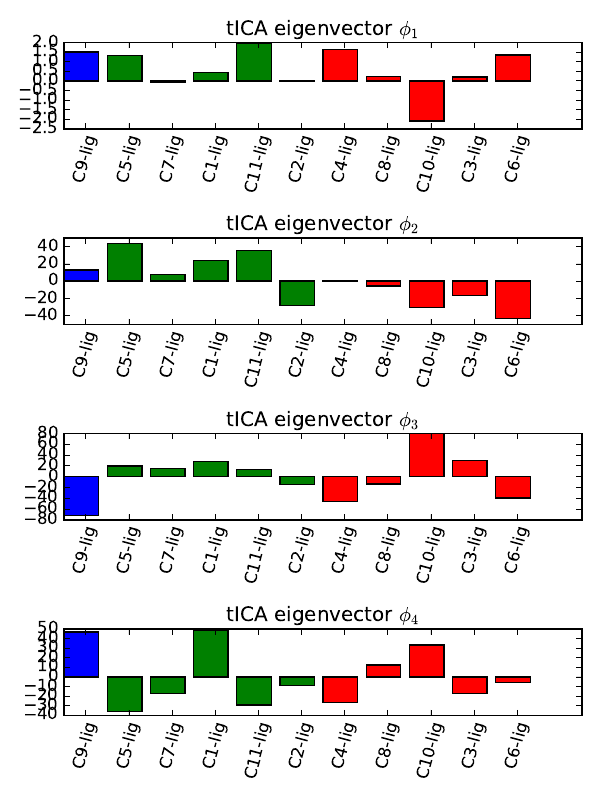

The script that saved this image:
import sys, os
import numpy as np
from matplotlib import pyplot as plt
a=np.load('tica_eigenvectors.npy')

"""   
** - 1DUM : C9 -- 1DUM : C12 values: -2.08338543124
1DUM : C5 -- 1DUM : C12 values: 1.96019445206
1DUM : C7 -- 1DUM : C12 values: 1.64539809473
1DUM : C1 -- 1DUM : C12 values: 1.49248560684
1DUM : C11 -- 1DUM : C12 values: 1.34631306619
1DUM : C2 -- 1DUM : C12 values: 1.31124034549
* 1DUM : C4 -- 1DUM : C12 values: 0.447154787449
* 1DUM : C8 -- 1DUM : C12 values: 0.214721168248
* 1DUM : C10 -- 1DUM : C12 values: 0.205772044765
* 1DUM : C3 -- 1DUM : C12 values: -0.0612740415702   
* 1DUM : C6 -- 1DUM : C12 values: 0.0217240269125

* = at the lip of the pocket
** = opposite the pocket entrance

"""

tick_labels = ('C9-lig', 'C5-lig', 'C7-lig', 'C1-lig', 'C11-lig', 'C2-lig',
               'C4-lig', 'C8-lig', 'C10-lig', 'C3-lig', 'C6-lig')

# Make bar plots of the eigenvectors color-coded
# by the type pocket atom

plt.figure( figsize=(6,8) )  # fig size in inches

for i in range(0,4):
    panel = i+1
    plt.subplot(4, 1, panel)
    plt.bar([0], a[0,i], label='opposite e', color='blue')
    plt.bar(range(1,6), a[1:6,i], label='backrow', color='g')
    plt.bar(range(6,11), a[6:11,i], label='lip', color='r')
    plt.xticks( np.arange(0.5, 11.5, 1.0), tick_labels, rotation=75)
    plt.title('tICA eigenvector $\phi_%d$'%panel)
plt.tight_layout()

#plt.show()
plt.savefig('plot_eigenvectors.pdf')

